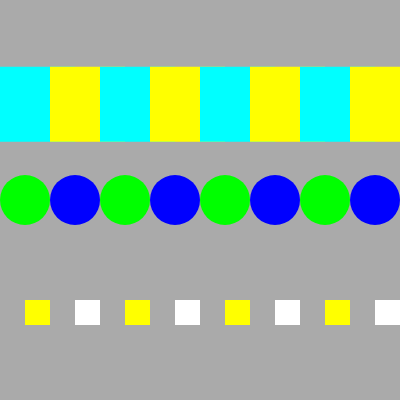
Frame 1 (no input)
Frame 60 (no input): identical to frame 1, image omitted
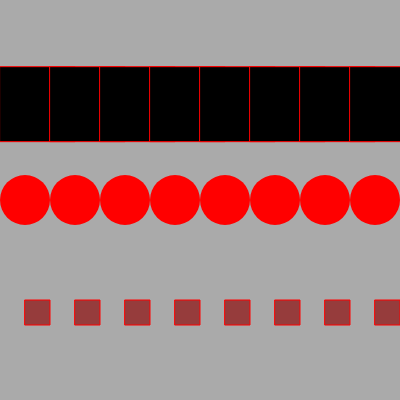
Frame 120 (the mouse pressed at the canvas centre since frame 60)

The p5.js sketch that drew these frames (run headless with seeded random() and noise() and a simulated clock; from frame 60 on, the mouse is pressed at the canvas centre):

// p5.js sketch
// ── sketch.js
// DM2008 — Activity 2b [Guided]
// Pattern Making (40 min)
//
// Use a for loop to draw a repeating row of shapes.
// Add a condition to introduce variation — alternating color, size, or spacing.
// Then add one interaction (mouse or key) that changes the rule.
//
// Stretch: try a second row, or turn your row into a 2D grid.

function setup() {
  createCanvas(400, 400);
}

function draw() {
  background(170);

  noStroke()

  for (let i = 0; i < width; i += 50) {
    // % (modulo) alternates between 0 and non-zero — good for switching every other shape
    if (mouseIsPressed) {
      fill(255, 0, 0);
    } else if (i % 100 == 0) {
      fill(0,255,0);
    } else {
      fill(0,0,255);
    }

    // --- Your shape goes here ---
    // Try swapping this out for your own rule.
    ellipse(i + 25, height/2, 50);
  }

  
  for (let i = 0; i < width; i += 50) {
    if (mouseIsPressed) {
      fill(0, 0, 0);
      stroke(255,0,0)
    } else if (i % 100 == 0) {
      fill(0,255,255);
    } else {
      fill(255,255,0);
    }
    rect(i, height/6, 75);
  }

  for (let i = 0; i < width; i += 50) {
    if (mouseIsPressed) {
      fill(150, 60, 60);
    } else if (i % 100 == 0) {
      fill(255,255,0);
    } else {
      fill(255);
    }
    rect(i + 25, height/4+200, 25);
  }

    }

        
